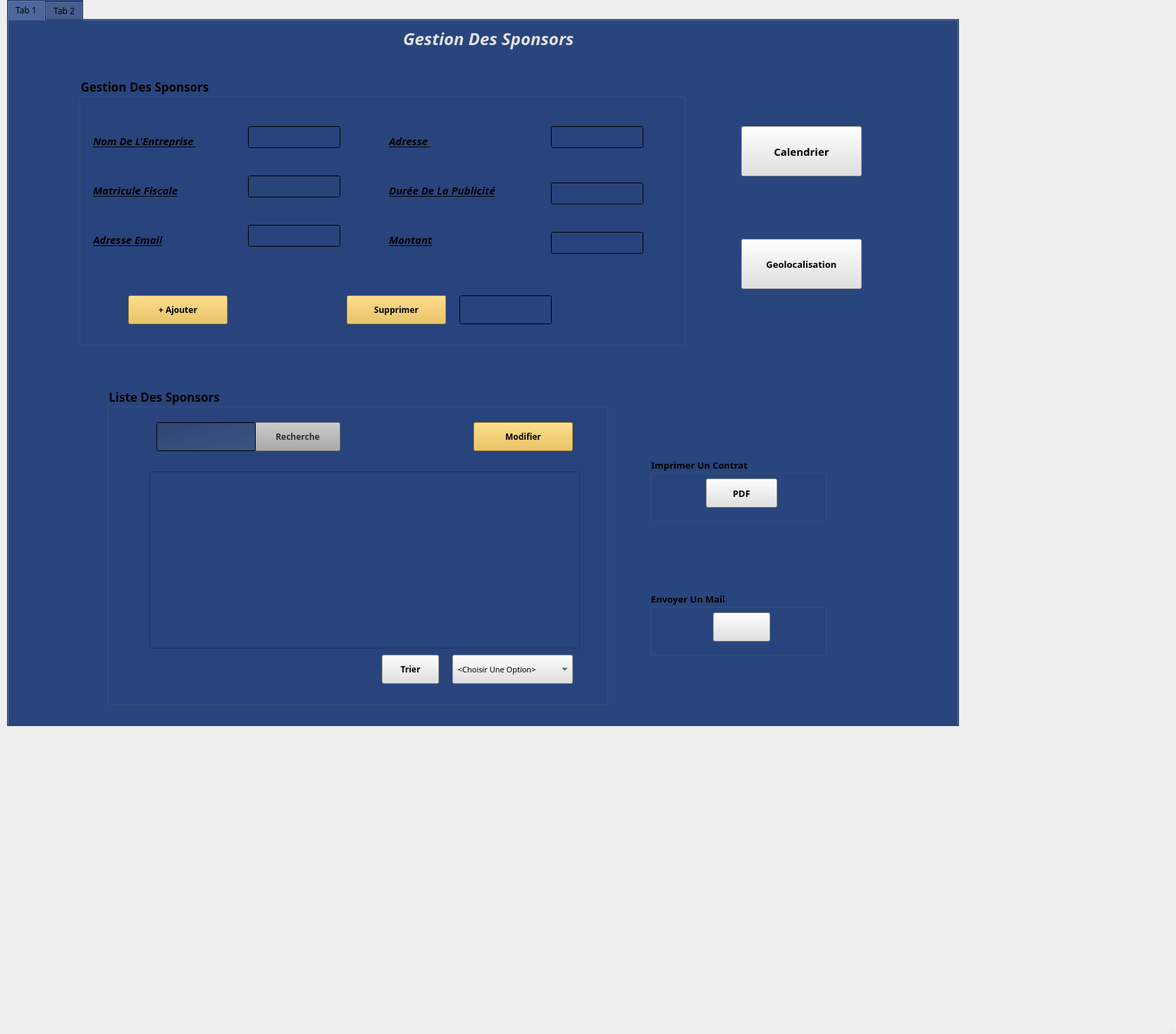
<?xml version="1.0" encoding="UTF-8"?>
<ui version="4.0">
 <class>MainWindow</class>
 <widget class="QMainWindow" name="MainWindow">
  <property name="geometry">
   <rect>
    <x>0</x>
    <y>0</y>
    <width>1669</width>
    <height>1467</height>
   </rect>
  </property>
  <property name="windowTitle">
   <string>MainWindow</string>
  </property>
  <widget class="QWidget" name="centralwidget">
   <widget class="QTabWidget" name="tabWidget">
    <property name="geometry">
     <rect>
      <x>10</x>
      <y>0</y>
      <width>1351</width>
      <height>1031</height>
     </rect>
    </property>
    <property name="baseSize">
     <size>
      <width>0</width>
      <height>0</height>
     </size>
    </property>
    <property name="font">
     <font>
      <family>Century Gothic</family>
     </font>
    </property>
    <property name="styleSheet">
     <string notr="true">background-color: rgb(41, 69, 125);</string>
    </property>
    <property name="currentIndex">
     <number>0</number>
    </property>
    <widget class="QWidget" name="tab">
     <attribute name="title">
      <string>Tab 1</string>
     </attribute>
     <widget class="QGroupBox" name="groupBox">
      <property name="geometry">
       <rect>
        <x>100</x>
        <y>80</y>
        <width>861</width>
        <height>381</height>
       </rect>
      </property>
      <property name="font">
       <font>
        <family>Century Gothic</family>
        <pointsize>13</pointsize>
        <weight>75</weight>
        <bold>true</bold>
       </font>
      </property>
      <property name="styleSheet">
       <string notr="true">background-color: qlineargradient(spread:reflect, x1:0, y1:0, x2:1, y2:0, stop:1 rgba(255, 255, 255, 0));</string>
      </property>
      <property name="title">
       <string>Gestion Des Sponsors</string>
      </property>
      <widget class="QLabel" name="label">
       <property name="geometry">
        <rect>
         <x>20</x>
         <y>80</y>
         <width>181</width>
         <height>21</height>
        </rect>
       </property>
       <property name="font">
        <font>
         <family>Century Gothic</family>
         <pointsize>11</pointsize>
         <weight>75</weight>
         <italic>true</italic>
         <bold>true</bold>
         <underline>true</underline>
        </font>
       </property>
       <property name="text">
        <string>Nom De L'Entreprise </string>
       </property>
      </widget>
      <widget class="QLabel" name="label_2">
       <property name="geometry">
        <rect>
         <x>20</x>
         <y>150</y>
         <width>161</width>
         <height>21</height>
        </rect>
       </property>
       <property name="font">
        <font>
         <family>Century Gothic</family>
         <pointsize>11</pointsize>
         <weight>75</weight>
         <italic>true</italic>
         <bold>true</bold>
         <underline>true</underline>
        </font>
       </property>
       <property name="text">
        <string>Matricule Fiscale</string>
       </property>
      </widget>
      <widget class="QLabel" name="label_3">
       <property name="geometry">
        <rect>
         <x>20</x>
         <y>220</y>
         <width>141</width>
         <height>21</height>
        </rect>
       </property>
       <property name="font">
        <font>
         <family>Century Gothic</family>
         <pointsize>11</pointsize>
         <weight>75</weight>
         <italic>true</italic>
         <bold>true</bold>
         <underline>true</underline>
        </font>
       </property>
       <property name="text">
        <string>Adresse Email</string>
       </property>
      </widget>
      <widget class="QLineEdit" name="le_ad">
       <property name="geometry">
        <rect>
         <x>670</x>
         <y>70</y>
         <width>131</width>
         <height>31</height>
        </rect>
       </property>
       <property name="font">
        <font>
         <family>Century Gothic</family>
         <pointsize>9</pointsize>
        </font>
       </property>
       <property name="styleSheet">
        <string notr="true">color: rgb(255, 255, 255);</string>
       </property>
       <property name="echoMode">
        <enum>QLineEdit::Normal</enum>
       </property>
      </widget>
      <widget class="QPushButton" name="pb_ajouter">
       <property name="geometry">
        <rect>
         <x>70</x>
         <y>310</y>
         <width>141</width>
         <height>41</height>
        </rect>
       </property>
       <property name="font">
        <font>
         <family>Century Gothic</family>
         <pointsize>9</pointsize>
         <weight>75</weight>
         <bold>true</bold>
        </font>
       </property>
       <property name="cursor">
        <cursorShape>PointingHandCursor</cursorShape>
       </property>
       <property name="styleSheet">
        <string notr="true">background-color: rgb(235, 186, 61);</string>
       </property>
       <property name="text">
        <string>+ Ajouter</string>
       </property>
      </widget>
      <widget class="QLineEdit" name="le_matri">
       <property name="geometry">
        <rect>
         <x>240</x>
         <y>140</y>
         <width>131</width>
         <height>31</height>
        </rect>
       </property>
       <property name="font">
        <font>
         <family>Century Gothic</family>
         <pointsize>9</pointsize>
        </font>
       </property>
      </widget>
      <widget class="QLineEdit" name="le_nom">
       <property name="geometry">
        <rect>
         <x>240</x>
         <y>70</y>
         <width>131</width>
         <height>31</height>
        </rect>
       </property>
       <property name="font">
        <font>
         <family>Century Gothic</family>
         <pointsize>9</pointsize>
        </font>
       </property>
      </widget>
      <widget class="QLabel" name="label_5">
       <property name="geometry">
        <rect>
         <x>440</x>
         <y>80</y>
         <width>141</width>
         <height>21</height>
        </rect>
       </property>
       <property name="font">
        <font>
         <family>Century Gothic</family>
         <pointsize>11</pointsize>
         <weight>75</weight>
         <italic>true</italic>
         <bold>true</bold>
         <underline>true</underline>
        </font>
       </property>
       <property name="text">
        <string>Adresse </string>
       </property>
      </widget>
      <widget class="QLineEdit" name="le_email">
       <property name="geometry">
        <rect>
         <x>240</x>
         <y>210</y>
         <width>131</width>
         <height>31</height>
        </rect>
       </property>
       <property name="font">
        <font>
         <family>Century Gothic</family>
         <pointsize>9</pointsize>
        </font>
       </property>
       <property name="styleSheet">
        <string notr="true">color: rgb(255, 255, 255);</string>
       </property>
       <property name="echoMode">
        <enum>QLineEdit::Normal</enum>
       </property>
      </widget>
      <widget class="QPushButton" name="pb_supp">
       <property name="geometry">
        <rect>
         <x>380</x>
         <y>310</y>
         <width>141</width>
         <height>41</height>
        </rect>
       </property>
       <property name="font">
        <font>
         <family>Century Gothic</family>
         <pointsize>9</pointsize>
         <weight>75</weight>
         <bold>true</bold>
        </font>
       </property>
       <property name="cursor">
        <cursorShape>PointingHandCursor</cursorShape>
       </property>
       <property name="styleSheet">
        <string notr="true">background-color: rgb(235, 186, 61);</string>
       </property>
       <property name="text">
        <string>Supprimer</string>
       </property>
       <property name="icon">
        <iconset resource="resource.qrc">
         <normaloff>:/new/boutons/supp2.jpg</normaloff>:/new/boutons/supp2.jpg</iconset>
       </property>
      </widget>
      <widget class="QLabel" name="label_7">
       <property name="geometry">
        <rect>
         <x>440</x>
         <y>150</y>
         <width>191</width>
         <height>21</height>
        </rect>
       </property>
       <property name="font">
        <font>
         <family>Century Gothic</family>
         <pointsize>11</pointsize>
         <weight>75</weight>
         <italic>true</italic>
         <bold>true</bold>
         <underline>true</underline>
        </font>
       </property>
       <property name="text">
        <string>Durée De La Publicité</string>
       </property>
      </widget>
      <widget class="QLabel" name="label_9">
       <property name="geometry">
        <rect>
         <x>440</x>
         <y>220</y>
         <width>101</width>
         <height>21</height>
        </rect>
       </property>
       <property name="font">
        <font>
         <family>Century Gothic</family>
         <pointsize>11</pointsize>
         <weight>75</weight>
         <italic>true</italic>
         <bold>true</bold>
         <underline>true</underline>
        </font>
       </property>
       <property name="text">
        <string>Montant</string>
       </property>
      </widget>
      <widget class="QLineEdit" name="le_matrisupp">
       <property name="geometry">
        <rect>
         <x>540</x>
         <y>310</y>
         <width>131</width>
         <height>41</height>
        </rect>
       </property>
       <property name="font">
        <font>
         <family>Century Gothic</family>
         <pointsize>9</pointsize>
        </font>
       </property>
       <property name="styleSheet">
        <string notr="true">color: rgb(255, 255, 255);</string>
       </property>
       <property name="echoMode">
        <enum>QLineEdit::Normal</enum>
       </property>
      </widget>
      <widget class="QLineEdit" name="te_duree">
       <property name="geometry">
        <rect>
         <x>670</x>
         <y>150</y>
         <width>131</width>
         <height>31</height>
        </rect>
       </property>
       <property name="font">
        <font>
         <family>Century Gothic</family>
         <pointsize>9</pointsize>
        </font>
       </property>
       <property name="styleSheet">
        <string notr="true">color: rgb(255, 255, 255);</string>
       </property>
       <property name="echoMode">
        <enum>QLineEdit::Normal</enum>
       </property>
      </widget>
      <widget class="QLineEdit" name="ds_montant">
       <property name="geometry">
        <rect>
         <x>670</x>
         <y>220</y>
         <width>131</width>
         <height>31</height>
        </rect>
       </property>
       <property name="font">
        <font>
         <family>Century Gothic</family>
         <pointsize>9</pointsize>
        </font>
       </property>
       <property name="styleSheet">
        <string notr="true">color: rgb(255, 255, 255);</string>
       </property>
       <property name="echoMode">
        <enum>QLineEdit::Normal</enum>
       </property>
      </widget>
     </widget>
     <widget class="QLabel" name="label_6">
      <property name="geometry">
       <rect>
        <x>560</x>
        <y>10</y>
        <width>311</width>
        <height>31</height>
       </rect>
      </property>
      <property name="font">
       <font>
        <family>Century Gothic</family>
        <pointsize>18</pointsize>
        <weight>75</weight>
        <italic>true</italic>
        <bold>true</bold>
        <underline>false</underline>
       </font>
      </property>
      <property name="styleSheet">
       <string notr="true">color: rgb(225, 225, 225);
</string>
      </property>
      <property name="text">
       <string>Gestion Des Sponsors</string>
      </property>
     </widget>
     <widget class="QGroupBox" name="groupBox_2">
      <property name="geometry">
       <rect>
        <x>140</x>
        <y>520</y>
        <width>711</width>
        <height>451</height>
       </rect>
      </property>
      <property name="font">
       <font>
        <family>Century Gothic</family>
        <pointsize>13</pointsize>
        <weight>75</weight>
        <bold>true</bold>
       </font>
      </property>
      <property name="title">
       <string>Liste Des Sponsors</string>
      </property>
      <widget class="QPushButton" name="pb_recher">
       <property name="geometry">
        <rect>
         <x>210</x>
         <y>50</y>
         <width>121</width>
         <height>41</height>
        </rect>
       </property>
       <property name="font">
        <font>
         <family>Century Gothic</family>
         <pointsize>9</pointsize>
         <weight>75</weight>
         <bold>true</bold>
        </font>
       </property>
       <property name="cursor">
        <cursorShape>PointingHandCursor</cursorShape>
       </property>
       <property name="styleSheet">
        <string notr="true">background-color: rgb(170, 170, 170);
border-color: rgb(138, 138, 138);
color: rgb(45, 45, 45)</string>
       </property>
       <property name="text">
        <string>Recherche</string>
       </property>
       <property name="icon">
        <iconset resource="resource.qrc">
         <normaloff>:/new/boutons/recher1.png</normaloff>:/new/boutons/recher1.png</iconset>
       </property>
      </widget>
      <widget class="QLineEdit" name="lineEdit">
       <property name="geometry">
        <rect>
         <x>70</x>
         <y>50</y>
         <width>141</width>
         <height>41</height>
        </rect>
       </property>
       <property name="baseSize">
        <size>
         <width>10</width>
         <height>8</height>
        </size>
       </property>
       <property name="font">
        <font>
         <family>Century Gothic</family>
         <pointsize>9</pointsize>
        </font>
       </property>
       <property name="styleSheet">
        <string notr="true">color: rgb(255, 255, 255);
border-color: rgb(138, 138, 138);
background-color: qlineargradient(spread:reflect, x1:0, y1:0, x2:1, y2:1, stop:0.186957 rgba(97, 97, 97, 30), stop:0.930435 rgba(150, 150, 150, 48))</string>
       </property>
      </widget>
      <widget class="QPushButton" name="pb_tri">
       <property name="geometry">
        <rect>
         <x>390</x>
         <y>380</y>
         <width>81</width>
         <height>41</height>
        </rect>
       </property>
       <property name="font">
        <font>
         <family>Century Gothic</family>
         <pointsize>9</pointsize>
         <weight>75</weight>
         <bold>true</bold>
        </font>
       </property>
       <property name="cursor">
        <cursorShape>PointingHandCursor</cursorShape>
       </property>
       <property name="styleSheet">
        <string notr="true">background-color:rgb(225, 225, 225)</string>
       </property>
       <property name="text">
        <string>Trier</string>
       </property>
       <property name="icon">
        <iconset resource="resource.qrc">
         <normaloff>:/new/boutons/tri2.png</normaloff>:/new/boutons/tri2.png</iconset>
       </property>
      </widget>
      <widget class="QComboBox" name="comboBox_2">
       <property name="geometry">
        <rect>
         <x>490</x>
         <y>380</y>
         <width>171</width>
         <height>41</height>
        </rect>
       </property>
       <property name="font">
        <font>
         <family>Century Gothic</family>
         <pointsize>8</pointsize>
         <weight>50</weight>
         <bold>false</bold>
        </font>
       </property>
       <property name="cursor">
        <cursorShape>PointingHandCursor</cursorShape>
       </property>
       <property name="styleSheet">
        <string notr="true">background-color: rgb(225, 225, 225)</string>
       </property>
       <item>
        <property name="text">
         <string> &lt;Choisir Une Option&gt;</string>
        </property>
       </item>
       <item>
        <property name="text">
         <string>Matricule Fiscale</string>
        </property>
       </item>
       <item>
        <property name="text">
         <string>Date Du Contrat</string>
        </property>
       </item>
       <item>
        <property name="text">
         <string>Montant</string>
        </property>
       </item>
       <item>
        <property name="text">
         <string>Durée De La Publicité</string>
        </property>
       </item>
       <item>
        <property name="text">
         <string>Nom De L'Entreprise</string>
        </property>
       </item>
      </widget>
      <widget class="QTableView" name="tabsponsor">
       <property name="geometry">
        <rect>
         <x>60</x>
         <y>120</y>
         <width>611</width>
         <height>251</height>
        </rect>
       </property>
      </widget>
      <widget class="QPushButton" name="pb_modif">
       <property name="geometry">
        <rect>
         <x>520</x>
         <y>50</y>
         <width>141</width>
         <height>41</height>
        </rect>
       </property>
       <property name="font">
        <font>
         <family>Century Gothic</family>
         <pointsize>9</pointsize>
         <weight>75</weight>
         <bold>true</bold>
        </font>
       </property>
       <property name="cursor">
        <cursorShape>ArrowCursor</cursorShape>
       </property>
       <property name="styleSheet">
        <string notr="true">background-color: rgb(235, 186, 61);</string>
       </property>
       <property name="text">
        <string>Modifier</string>
       </property>
       <property name="icon">
        <iconset resource="resource.qrc">
         <normaloff>:/new/boutons/modifier.png</normaloff>:/new/boutons/modifier.png</iconset>
       </property>
      </widget>
     </widget>
     <widget class="QGroupBox" name="groupBox_3">
      <property name="geometry">
       <rect>
        <x>910</x>
        <y>620</y>
        <width>251</width>
        <height>91</height>
       </rect>
      </property>
      <property name="font">
       <font>
        <family>Century Gothic</family>
        <pointsize>10</pointsize>
        <weight>75</weight>
        <bold>true</bold>
       </font>
      </property>
      <property name="title">
       <string>Imprimer Un Contrat</string>
      </property>
      <widget class="QPushButton" name="pb_pdf">
       <property name="geometry">
        <rect>
         <x>80</x>
         <y>30</y>
         <width>101</width>
         <height>41</height>
        </rect>
       </property>
       <property name="font">
        <font>
         <family>Century Gothic</family>
         <pointsize>10</pointsize>
         <weight>75</weight>
         <bold>true</bold>
        </font>
       </property>
       <property name="cursor">
        <cursorShape>PointingHandCursor</cursorShape>
       </property>
       <property name="styleSheet">
        <string notr="true">background-color:rgb(225, 225, 225)</string>
       </property>
       <property name="text">
        <string>PDF</string>
       </property>
       <property name="icon">
        <iconset resource="resource.qrc">
         <normaloff>:/new/boutons/pdf1.png</normaloff>:/new/boutons/pdf1.png</iconset>
       </property>
       <property name="iconSize">
        <size>
         <width>25</width>
         <height>34</height>
        </size>
       </property>
      </widget>
     </widget>
     <widget class="QGroupBox" name="groupBox_4">
      <property name="geometry">
       <rect>
        <x>910</x>
        <y>810</y>
        <width>251</width>
        <height>91</height>
       </rect>
      </property>
      <property name="font">
       <font>
        <family>Century Gothic</family>
        <pointsize>10</pointsize>
        <weight>75</weight>
        <bold>true</bold>
       </font>
      </property>
      <property name="title">
       <string>Envoyer Un Mail</string>
      </property>
      <widget class="QPushButton" name="pb_mail">
       <property name="geometry">
        <rect>
         <x>90</x>
         <y>30</y>
         <width>81</width>
         <height>41</height>
        </rect>
       </property>
       <property name="font">
        <font>
         <family>Century Gothic</family>
         <pointsize>9</pointsize>
         <weight>75</weight>
         <bold>true</bold>
        </font>
       </property>
       <property name="cursor">
        <cursorShape>PointingHandCursor</cursorShape>
       </property>
       <property name="styleSheet">
        <string notr="true">background-color:rgb(225, 225, 225)</string>
       </property>
       <property name="text">
        <string/>
       </property>
       <property name="icon">
        <iconset resource="resource.qrc">
         <normaloff>:/new/boutons/mailing3.jpg</normaloff>:/new/boutons/mailing3.jpg</iconset>
       </property>
       <property name="iconSize">
        <size>
         <width>37</width>
         <height>36</height>
        </size>
       </property>
      </widget>
     </widget>
     <widget class="QPushButton" name="pb_geo">
      <property name="geometry">
       <rect>
        <x>1040</x>
        <y>310</y>
        <width>171</width>
        <height>71</height>
       </rect>
      </property>
      <property name="font">
       <font>
        <family>Century Gothic</family>
        <pointsize>10</pointsize>
        <weight>75</weight>
        <bold>true</bold>
       </font>
      </property>
      <property name="cursor">
       <cursorShape>PointingHandCursor</cursorShape>
      </property>
      <property name="styleSheet">
       <string notr="true">background-color:rgb(225, 225, 225)</string>
      </property>
      <property name="text">
       <string>Geolocalisation</string>
      </property>
      <property name="icon">
       <iconset resource="ressourcesponso.qrc">
        <normaloff>:/new/prefix1_bouttons/loc2.png</normaloff>:/new/prefix1_bouttons/loc2.png</iconset>
      </property>
      <property name="iconSize">
       <size>
        <width>23</width>
        <height>26</height>
       </size>
      </property>
     </widget>
     <widget class="QPushButton" name="pb_calend">
      <property name="geometry">
       <rect>
        <x>1040</x>
        <y>150</y>
        <width>171</width>
        <height>71</height>
       </rect>
      </property>
      <property name="font">
       <font>
        <family>Century Gothic</family>
        <pointsize>11</pointsize>
        <weight>75</weight>
        <bold>true</bold>
       </font>
      </property>
      <property name="cursor">
       <cursorShape>PointingHandCursor</cursorShape>
      </property>
      <property name="styleSheet">
       <string notr="true">background-color:rgb(225, 225, 225)</string>
      </property>
      <property name="text">
       <string>Calendrier</string>
      </property>
      <property name="icon">
       <iconset resource="ressourcesponso.qrc">
        <normaloff>:/new/prefix1_bouttons/cal2.jpg</normaloff>:/new/prefix1_bouttons/cal2.jpg</iconset>
      </property>
      <property name="iconSize">
       <size>
        <width>21</width>
        <height>21</height>
       </size>
      </property>
     </widget>
    </widget>
    <widget class="QWidget" name="tab_2">
     <attribute name="title">
      <string>Tab 2</string>
     </attribute>
    </widget>
   </widget>
  </widget>
  <widget class="QMenuBar" name="menubar">
   <property name="geometry">
    <rect>
     <x>0</x>
     <y>0</y>
     <width>1669</width>
     <height>26</height>
    </rect>
   </property>
  </widget>
  <widget class="QStatusBar" name="statusbar"/>
 </widget>
 <resources>
  <include location="resource.qrc"/>
  <include location="ressourcesponso.qrc"/>
 </resources>
 <connections/>
</ui>
